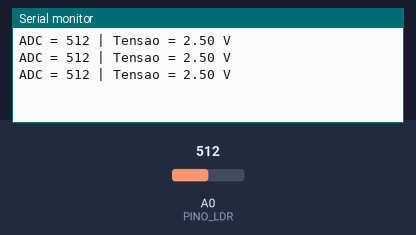
Simulated run of this sketch. Board: Arduino Uno, built with avr-gcc and run on an emulated ATmega328P. Parts: the last lines printed to the serial monitor. The test bench sets the inputs (shaded band); at power-on: A0 (PINO_LDR) = 512.

Above: at 1.3 s.
1.4 s: A0 (PINO_LDR) set to 716
At 1.9 s:
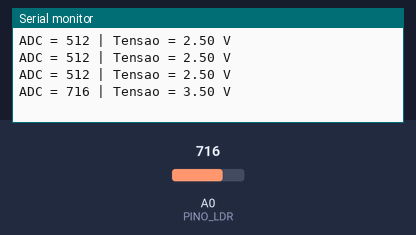
2.9 s: A0 (PINO_LDR) set to 900
At 3.4 s:
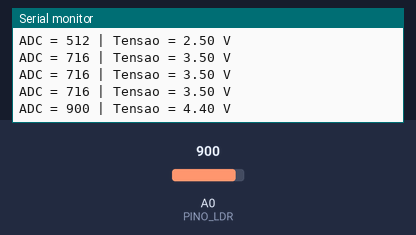
Timing chart, 0 to 5.9 s (numbered marks = the images above; inputs shaded):
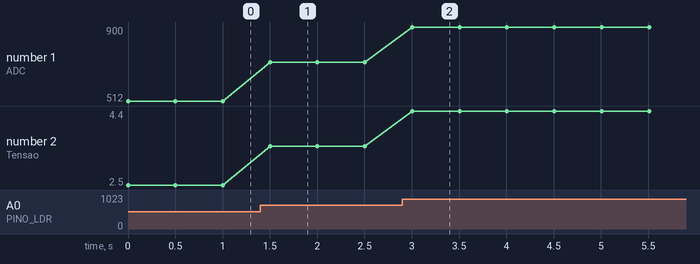

Measured:
- after the input at 1.4 s, the serial monitor: prints a new line after 0.10 s (image 1)
- after the input at 2.9 s, the serial monitor: prints a new line after 0.11 s (image 2)
- plotted number 1: 512 → 716 after the input at 1.4 s, 716 → 900 after the input at 2.9 s
- plotted number 2: 2.5 → 3.5 after the input at 1.4 s, 3.5 → 4.4 after the input at 2.9 s

The sketch:

11_01_leitura_ldr.ino
```cpp
#define PINO_LDR A0

void setup() {
  Serial.begin(9600);
}

void loop() {
  int leitura = analogRead(PINO_LDR);
  float tensao = leitura * (5.0 / 1023.0);
  Serial.print("ADC = ");
  Serial.print(leitura);
  Serial.print(" | Tensao = ");
  Serial.print(tensao, 2);
  Serial.println(" V");
  delay(500);
}
```
